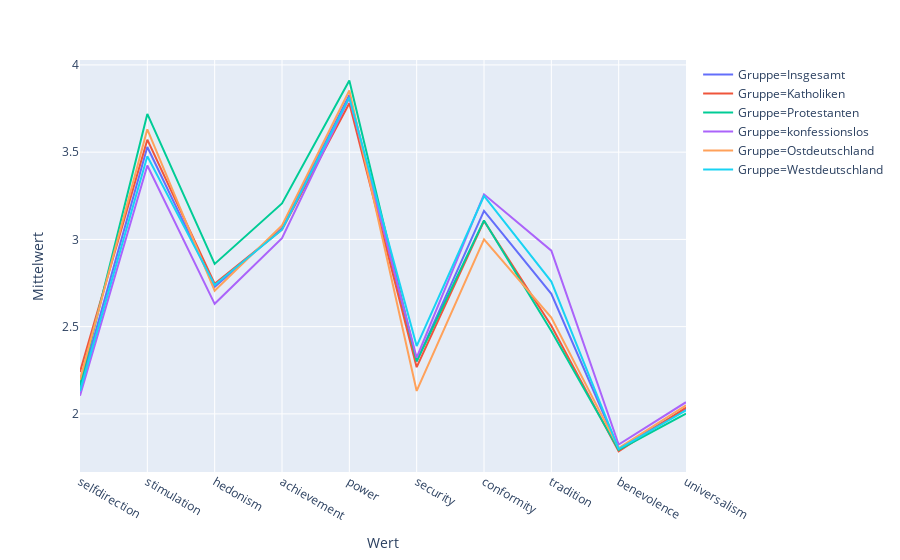

Notebook cell for this chart:
### Code cell
df = df_schwarz.stack().reset_index().rename(columns={'level_0':'Wert','level_1':'Gruppe',0:'Mittelwert'})
px.line(df,x='Wert',y='Mittelwert',line_group='Gruppe',color='Gruppe')

### Figure 1 — Plotly figure (JSON) as saved in the notebook; plotly's stock layout.template omitted (floating-point values rounded to 4 significant figures)
{"data": [{"hoverlabel": {"namelength": 0}, "hovertemplate": "Gruppe=Insgesamt<br>Wert=%{x}<br>Mittelwert=%{y}", "legendgroup": "Gruppe=Insgesamt", "line": {"color": "#636efa", "dash": "solid"}, "mode": "lines", "name": "Gruppe=Insgesamt", "showlegend": true, "type": "scatter", "x": ["selfdirection", "stimulation", "hedonism", "achievement", "power", "security", "conformity", "tradition", "benevolence", "universalism"], "xaxis": "x", "y": [2.153, 3.53, 2.727, 3.064, 3.827, 2.301, 3.164, 2.688, 1.8, 2.03], "yaxis": "y"}, {"hoverlabel": {"namelength": 0}, "hovertemplate": "Gruppe=Katholiken<br>Wert=%{x}<br>Mittelwert=%{y}", "legendgroup": "Gruppe=Katholiken", "line": {"color": "#EF553B", "dash": "solid"}, "mode": "lines", "name": "Gruppe=Katholiken", "showlegend": true, "type": "scatter", "x": ["selfdirection", "stimulation", "hedonism", "achievement", "power", "security", "conformity", "tradition", "benevolence", "universalism"], "xaxis": "x", "y": [2.241, 3.572, 2.746, 3.057, 3.78, 2.268, 3.105, 2.505, 1.785, 2.036], "yaxis": "y"}, {"hoverlabel": {"namelength": 0}, "hovertemplate": "Gruppe=Protestanten<br>Wert=%{x}<br>Mittelwert=%{y}", "legendgroup": "Gruppe=Protestanten", "line": {"color": "#00cc96", "dash": "solid"}, "mode": "lines", "name": "Gruppe=Protestanten", "showlegend": true, "type": "scatter", "x": ["selfdirection", "stimulation", "hedonism", "achievement", "power", "security", "conformity", "tradition", "benevolence", "universalism"], "xaxis": "x", "y": [2.164, 3.719, 2.859, 3.206, 3.91, 2.301, 3.109, 2.475, 1.794, 2.002], "yaxis": "y"}, {"hoverlabel": {"namelength": 0}, "hovertemplate": "Gruppe=konfessionslos<br>Wert=%{x}<br>Mittelwert=%{y}", "legendgroup": "Gruppe=konfessionslos", "line": {"color": "#ab63fa", "dash": "solid"}, "mode": "lines", "name": "Gruppe=konfessionslos", "showlegend": true, "type": "scatter", "x": ["selfdirection", "stimulation", "hedonism", "achievement", "power", "security", "conformity", "tradition", "benevolence", "universalism"], "xaxis": "x", "y": [2.104, 3.424, 2.631, 3.007, 3.811, 2.322, 3.259, 2.936, 1.824, 2.067], "yaxis": "y"}, {"hoverlabel": {"namelength": 0}, "hovertemplate": "Gruppe=Ostdeutschland<br>Wert=%{x}<br>Mittelwert=%{y}", "legendgroup": "Gruppe=Ostdeutschland", "line": {"color": "#FFA15A", "dash": "solid"}, "mode": "lines", "name": "Gruppe=Ostdeutschland", "showlegend": true, "type": "scatter", "x": ["selfdirection", "stimulation", "hedonism", "achievement", "power", "security", "conformity", "tradition", "benevolence", "universalism"], "xaxis": "x", "y": [2.196, 3.631, 2.706, 3.08, 3.853, 2.132, 3.001, 2.552, 1.804, 2.049], "yaxis": "y"}, {"hoverlabel": {"namelength": 0}, "hovertemplate": "Gruppe=Westdeutschland<br>Wert=%{x}<br>Mittelwert=%{y}", "legendgroup": "Gruppe=Westdeutschland", "line": {"color": "#19d3f3", "dash": "solid"}, "mode": "lines", "name": "Gruppe=Westdeutschland", "showlegend": true, "type": "scatter", "x": ["selfdirection", "stimulation", "hedonism", "achievement", "power", "security", "conformity", "tradition", "benevolence", "universalism"], "xaxis": "x", "y": [2.13, 3.477, 2.739, 3.056, 3.814, 2.389, 3.249, 2.758, 1.799, 2.021], "yaxis": "y"}], "layout": {"autosize": true, "legend": {"tracegroupgap": 0}, "margin": {"t": 60}, "xaxis": {"anchor": "y", "autorange": true, "domain": [0, 1], "range": [0, 9], "title": {"text": "Wert"}, "type": "category"}, "yaxis": {"anchor": "x", "autorange": true, "domain": [0, 1], "range": [1.667, 4.028], "title": {"text": "Mittelwert"}, "type": "linear"}}}
